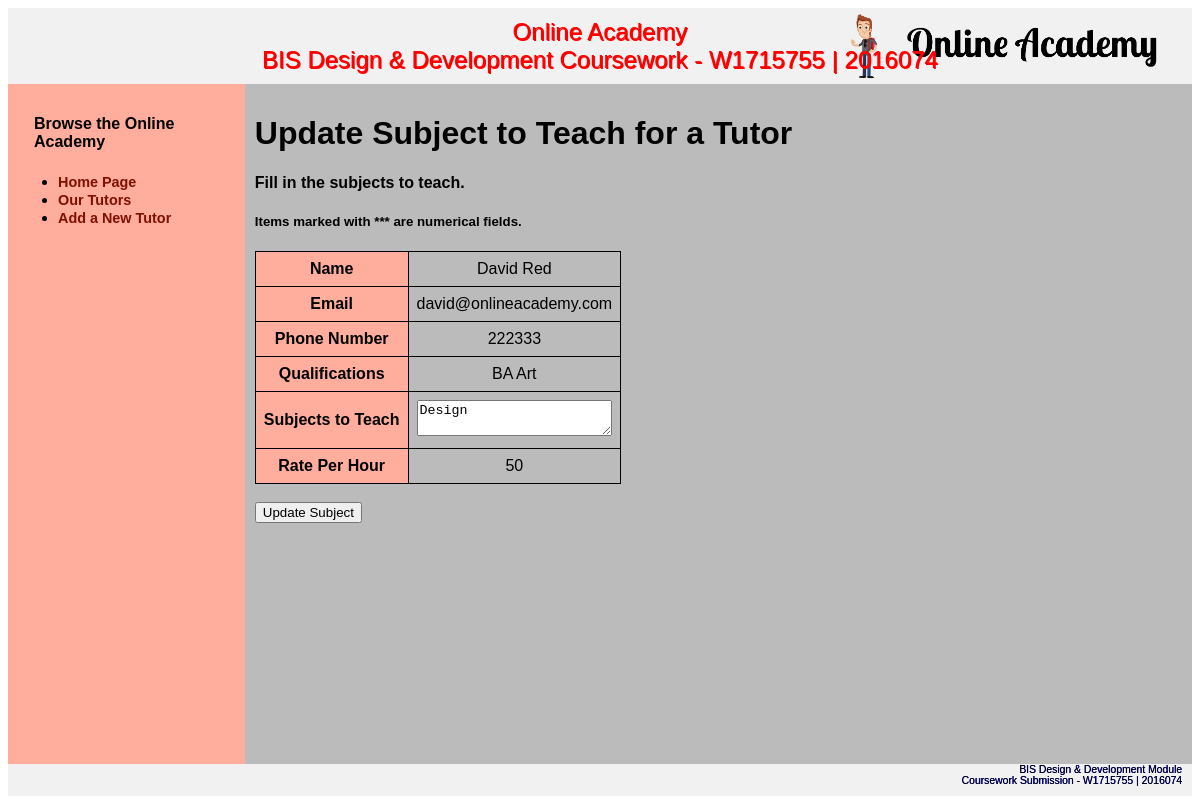
Page /Part-B/public/update_subject.php?id=3 on the committed database.
### tables this page shows
CREATE TABLE `tutor` (
  `id` int(4) NOT NULL,
  `name` varchar(150) NOT NULL,
  `email` varchar(75) NOT NULL,
  `phoneNumber` varchar(15) NOT NULL,
  `qualifications` varchar(255) NOT NULL,
  `subjectsToTeach` varchar(255) NOT NULL,
  `ratePerHour` int(3) NOT NULL
);

### Part-B/private/classes/class_database.php (called while the page is built, shortened)
<?php
class Database {
  protected static $database;
	protected static $table_name = "";
  public static function set_database( $db ){ self::$database = $db; }
  public static function find_by_id( $id ) {
    $sql = "SELECT * FROM ".static::$table_name." WHERE ".static::$db_columns[0]."=" . static::$database->escape_string( $id ) . ";";
    $result = static::find_by_sql( $sql );
    if (!empty($result)) { return array_shift($result); } else { return NULL; }
  }
  public static function find_by_sql( $sql ) {
    $created_objects = [];
    $results = self::$database->query($sql);
    while ( $row = $results->fetch_assoc() ) { $created_objects[] = static::instantiate($row); }
    return $created_objects;
  }
  protected static function instantiate( $record ) {
    $object = new static;
    foreach ($record as $property => $value) { if ( property_exists($object, $property) ) { $object->$property=$value; } }
    return $object;
  }
}
?>

### Part-B/public/update_subject.php (the view, shortened to what this page needs)
<?php
if ( isset($_GET['id']) ) {
  if ( $_GET['id'] == '' ) { $URL_TutorId = NULL; } else { $URL_TutorId = $_GET['id']; }
} else {
  $URL_TutorId = NULL;
}
?>
<!DOCTYPE html>
<html lang="en">
<head>
<link rel="stylesheet" type="text/css" href="dist/css/style.css">
</head>
<body>
<div class="header">
	Online Academy <br>
	BIS Design & Development Coursework - W1715755 | 2016074
</div>
<div class="row">
	<div class="column side">
	</div>
	<div class="column middle">
		<h1>Update Subject to Teach for a Tutor</h1>
    <?php
    if ( $URL_TutorId != NULL ) {
      $tutor = Tutor::find_by_id( $URL_TutorId );
      if ($_SERVER['REQUEST_METHOD'] === 'POST') {
        $args = [];
        $args['subjectsToTeach'] = $_POST['subjectsToTeach'];
        $tutor->subjectsToTeach = $args['subjectsToTeach'];
        $results = $tutor->update();
        if ($results) {
          echo "<h4>Subject has been updated Successfully!</h4>";
          echo "<table>";
          echo "<tr> <td class='left'><b> Tutor ID </b></td> <td style='padding: 0.2rem'>" . $tutor->id . "</td> </tr>";
          echo "<tr> <td class='left'><b> Name </b></td> <td style='padding: 0.2rem'>" . $tutor->name . "</td> </tr>";
          echo "<tr> <td class='left'><b> Email </b></td> <td style='padding: 0.2rem'>" . $tutor->email . "</td> </tr>";
          echo "<tr> <td class='left'><b> Phone Number </b></td> <td style='padding: 0.2rem'>" . $tutor->phoneNumber . "</td> </tr>";
          echo "<tr> <td class='left'><b> Qualifications </b></td> <td style='padding: 0.2rem'>" . $tutor->qualifications . "</td> </tr>";
          echo "<tr> <td class='left'><b> Subjects To Teach </b></td> <td style='padding: 0.2rem'>" . $tutor->subjectsToTeach . "</td> </tr>";
          echo "<tr> <td class='left'><b> Rate Per Hour </b></td> <td style='padding: 0.2rem'>" . $tutor->ratePerHour . "</td> </tr>";
          echo "</table>";
        } else {
          echo Database::$database->error;
        }
      } else {
        echo "<h4>Fill in the subjects to teach.</h4>";
        echo "<h5>Items marked with *** are numerical fields.</h5>";
        echo "<form action='update_subject.php?id=".$URL_TutorId."' method='POST'>";
        echo "<table>";
        echo "<tr>";
        echo "<td class='left'>Name</td>";
        echo "<td>".$tutor->name."</td>";
        echo "</tr>";
        echo "<tr>";
        echo "<td class='left'>Email</td>";
        echo "<td>".$tutor->email."</td>";
        echo "</tr>";
        echo "<tr>";
        echo "<td class='left'>Phone Number</td>";
        echo "<td>".$tutor->phoneNumber."</td>";
        echo "</tr>";
        echo "<tr>";
        echo "<td class='left'>Qualifications</td>";
        echo "<td>".$tutor->qualifications."</td>";
        echo "</tr>";
        echo "<tr>";
        echo "<td class='left'>Subjects to Teach</td>";
        echo "<td><textarea name='subjectsToTeach' id='subjectsToTeach' required>".$tutor->subjectsToTeach."</textarea></td>";
        echo "</tr>";
        echo "<tr>";
        echo "<td class='left'>Rate Per Hour</td>";
        echo "<td>".$tutor->ratePerHour."</td>";
        echo "</tr>";
        echo "</table>";
        echo "<br>";
        echo "<input type='submit' value='Update Subject'>";
        echo "</form>";
      }
    } else {
      echo "<p>A Tutor's ID was not Provided</p>";
    }
		?>
	</div>
	<div class="footer">
		BIS Design & Development Module <br>
		Coursework Submission - W1715755 | 2016074
	</div>
</div>
</body>
</html>

### rows in the picture
tutor: name "David Red", email "david@onlineacademy.com", phoneNumber "222333", qualifications "BA Art", subjectsToTeach "Design", ratePerHour "50"
